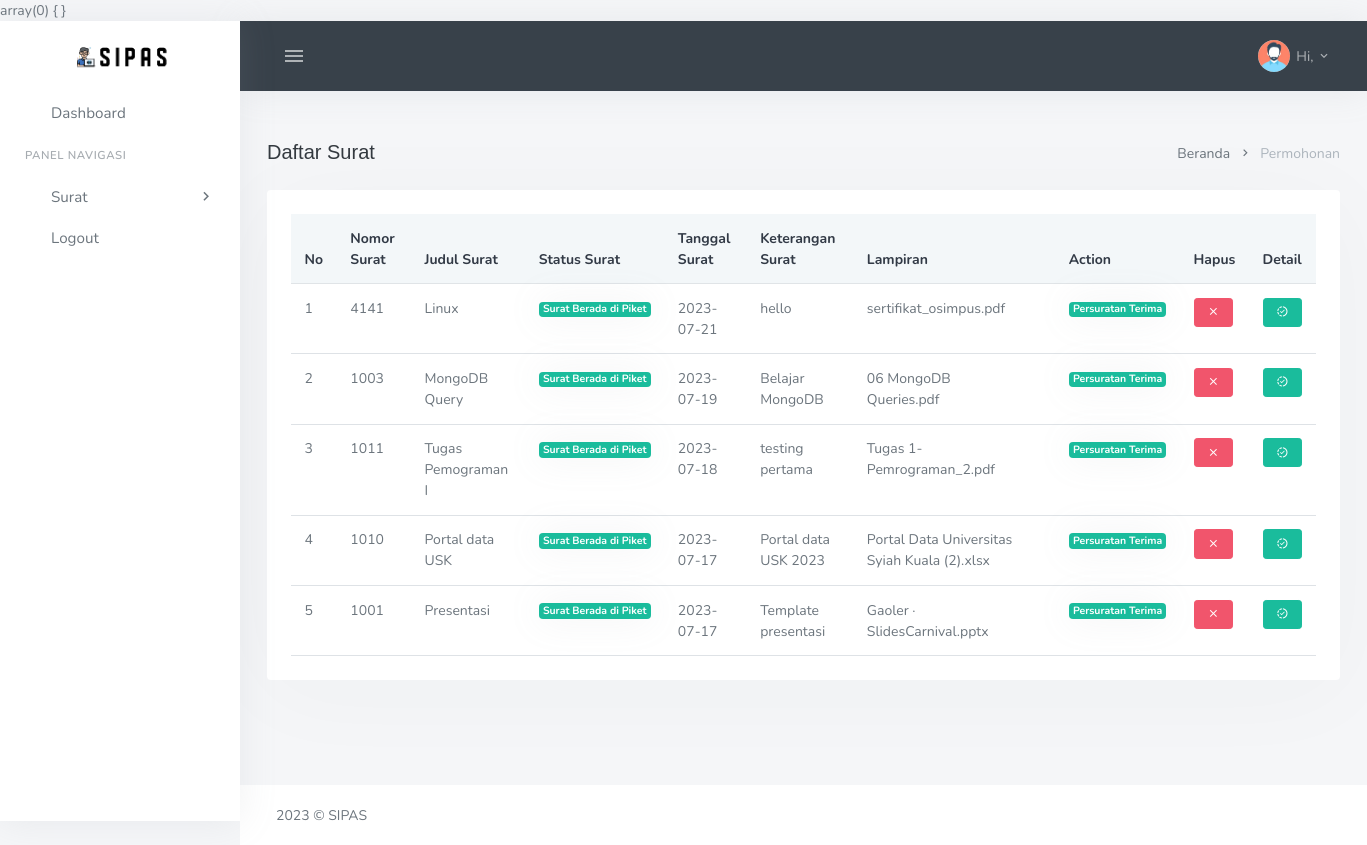
Page /index.php/permohonan on the committed database.
### tables this page shows
CREATE TABLE `tb_surat` (
  `id_surat` varchar(50) NOT NULL,
  `nomor_surat` varchar(255) NOT NULL,
  `judul_surat` varchar(255) NOT NULL,
  `tanggal_surat` date NOT NULL,
  `keterangan_surat` text NOT NULL,
  `lampiran` blob NOT NULL
);

### application/views/index.php (called while the page is built)
<?php
$this->load->view('partials/header');
$this->load->view('partials/sidebar');
$this->load->view('partials/head');
$this->load->view($page);
$this->load->view('partials/footer');
?>

### application/controllers/Permohonan.php (called while the page is built, shortened)
<?php
class Permohonan extends CI_Controller {
    public function __construct()
    {
        $this->load->library('form_validation');
        $this->load->library('session');
        $this->load->model('Insert_model', 'ins');
        $this->load->model('Update_model', 'upd');
        $this->load->model('View_model', 'view');
    }
    public function index() {
        $data = array(
            'title' => 'Daftar Surat',
            'titlePage' => 'Daftar Surat',
            'page' => 'page/piket/List_berkas'
        );
        $data['surat'] = $this->ins->get_surat_status();
        $this->load->view('index', $data);
    }
}
?>

### index.php (called while the page is built, shortened)
<?php
require_once BASEPATH.'core/CodeIgniter.php';

### application/models/Insert_model.php (called while the page is built, shortened)
<?php
class Insert_model extends CI_Model
{
    function get_surat_status() {
        $this->db->select('*');
        $this->db->join('tb_status', 'tb_status.surat_id = tb_surat.id_surat');
        $this->db->order_by('tb_status.tanggal_update', 'desc');
        $query = $this->db->get('tb_surat');
        return $query->result();
    }
}

### application/views/page/piket/List_berkas.php (the view, shortened to what this page needs)
<div class="content">
	<div class="container-fluid">
        <div class="row">
            <div class="col-12">
                <div class="page-title-box">
                    <div class="page-title-right">
                        <?php $this->load->view('partials/breadcrumb'); ?>
                    </div>
                    <h4 class="page-title"><?= $titlePage ?></h4>
                </div>
            </div>
        </div>
	<div class="row">
			<div class="col-lg-12">
				<div class="card">
					<div class="card-body">
						<div class="table-responsive">
							<table class="table mb-0">
								<thead class="table-light">
									<tr>
										<th>No</th>
										<th>Nomor Surat</th>
										<th>Judul Surat</th>
										<th>Status Surat</th>
										<th>Tanggal Surat</th>
										<th>Keterangan Surat</th>
										<th>Lampiran</th>
										<th></th>
                                        <th>Action</th>
										<th>Hapus</th>
										<th>Detail</th>
									</tr>
								</thead>
								<tbody>
									<?php $i = 1?>
									<?php foreach ($surat as $srt) { ?>
										<tr>
											<td><?= $i++; ?></td>
											<td><?= $srt->nomor_surat; ?></td>
											<td><?= $srt->judul_surat; ?></td>
											<?php
                                            if ($srt->piket == 1 && $srt->persuratan == 1 && $srt->pimpinan == 1 ) { ?>
                                                <td><span class="badge label-table bg-success">Surat Telah Sampai Di Pimpinan</span>
                                                    </td>
                                            <?php } elseif ($srt->piket == 1 && $srt->persuratan == 1 && $srt->pimpinan == 0 ) { ?>
                                                <td><span class="badge label-table bg-success">Surat Telah Sampai Di Persuratan</span>
                                                    </td>
                                            <?php } elseif ($srt->piket == 1 && $srt->persuratan == 0 && $srt->pimpinan == 0 ) { ?>
                                                <td><span class="badge label-table bg-success">Surat Berada di Piket</span>
                                                    </td>
                                            <?php } ?>
											<td><?= $srt->tanggal_surat; ?></td>
											<td><?= $srt->keterangan_surat; ?></td>
											<td><?= basename($srt->lampiran); ?></td>
											<td>
                                        <?php
                                            if ($srt->piket == 1 && $srt->persuratan == 1 && $srt->pimpinan == 1 ) { ?>
                                                <td><a class="badge label-table bg-success">Selesai</a></td>
                                            <?php }
                                            elseif ($srt->piket == 1 && $srt->persuratan == 1 && $srt->pimpinan == 0 ) { ?>
                                                <td><a href="<?= base_url('surat/accept_surat/2/').$srt->unique_tiket ?>" class="badge label-table bg-success">Pimpinan Terima</a>
                                                    </td>
                                            <?php }
                                            elseif ($srt->piket == 1 && $srt->persuratan == 0 && $srt->pimpinan == 0 ) { ?>
                                                <td><a href="<?= base_url('surat/accept_surat/1/').$srt->unique_tiket ?>" class="badge label-table bg-success">Persuratan Terima</a>
                                                    </td>
                                            <?php } ?>
                                        </td>
										<td>
											<a href="<?= base_url('del_surat/' . $srt->id_surat); ?>" class="btn btn-danger btn-sm waves-effect waves-light hapus-berkas">
												<i class="mdi mdi-close"></i>
											</a>
										</td>
											<td><a href="<?= base_url('track_surat') ?>"><button type="button" class="btn btn-success btn-sm waves-effect waves-light"><i class="mdi mdi-progress-check"></i></button></td></a>
										</tr>
									<?php } ?>
								</tbody>
							</table>
						</div>
					</div>
				</div>
			</div>
		</div>
	</div>
</div>

### application/views/partials/header.php (shortened to what this page needs)
<!DOCTYPE html>
<html lang="en" data-topbar-color="dark">
<head>
	<link href="<?= base_url('public/') ?>libs/jquery-toast-plugin/jquery.toast.min.css" rel="stylesheet"
		type="text/css" />
	<link href="<?= base_url('public/') ?>css/bootstrap.min.css" rel="stylesheet" type="text/css" id="app-style" />
	<link href="<?= base_url('public/') ?>css/app.min.css" rel="stylesheet" type="text/css" />
	<link href="<?= base_url('public/') ?>css/icons.min.css" rel="stylesheet" type="text/css" />
	<link href="<?= base_url('public/') ?>libs/sweetalert2/sweetalert2.min.css" rel="stylesheet" type="text/css" />
</head>
<body>
<?php var_dump($this->session->userdata());?>
	<div id="wrapper">

### application/views/partials/sidebar.php (shortened to what this page needs)
<div class="app-menu">
	<div class="logo-box">
		<a href="index.html" class="logo-dark">
			<img src="<?= base_url('public/') ?>images/Artboard.png" alt="dark logo" class="logo-lg">
		</a>
	</div>
	<div class="scrollbar">
		<ul class="menu">
			<li class="menu-item">
				<a href="<?= base_url() ?>" class="menu-link">
					<span class="menu-icon"><i class="fe-home"></i></span>
					<span class="menu-text"> Dashboard </span>
				</a>
			</li>
			<li class="menu-title">Panel Navigasi</li>
			<li class="menu-item">
				<a href="#menuSurat" data-bs-toggle="collapse" class="menu-link">
					<span class="menu-text"> Surat </span>
					<span class="menu-arrow"></span>
				</a>
			</li>
			<li class="menu-item">
				<a href="<?= base_url('logout')?>" class="menu-link">
					<span class="menu-icon"><i class="fe-log-out"></i></span>
					<span class="menu-text"> Logout </span>
				</a>
			</li>
		</ul>
	</div>
</div>

### application/views/partials/head.php (shortened to what this page needs)
<div class="content-page">
    <div class="navbar-custom">
        <div class="topbar">
            <div class="topbar-menu d-flex align-items-center gap-1">
                <button class="button-toggle-menu">
                    <i class="mdi mdi-menu"></i>
                </button>
            </div>
            <ul class="topbar-menu d-flex align-items-center">
                <?php $this->load->view('partials/notification'); ?>
                <?php $this->load->view('partials/users'); ?>
            </ul>
        </div>
    </div>
    <div class="row">
    </div>

### application/views/partials/notification.php (shortened to what this page needs)
<li class="dropdown notification-list">
    <a class="nav-link dropdown-toggle waves-effect waves-light arrow-none" data-bs-toggle="dropdown" href="#" role="button" aria-haspopup="false" aria-expanded="false">
        <i class="fe-bell font-22"></i>
    </a>
</li>

### application/views/partials/users.php (shortened to what this page needs)
<li class="dropdown">
    <a class="nav-link dropdown-toggle nav-user me-0 waves-effect waves-light" data-bs-toggle="dropdown" href="#" role="button" aria-haspopup="false" aria-expanded="false">
        <img src="<?= base_url('public/') ?>images/users/man.jpg" alt="user-image" class="rounded-circle">
        <span class="ms-1 d-none d-md-inline-block">Hi,
        <?= ucfirst($this->session->userdata('username')); ?> <i class="mdi mdi-chevron-down"></i>
        </span>
    </a>
</li>

### application/views/partials/breadcrumb.php
<?php
    if ($this->uri->segment(1) != NULL) {?>
<ol class="breadcrumb m-0">
	<li class="breadcrumb-item"><a href="<?= base_url() ?>">Beranda</a></li>
	<li class="breadcrumb-item active"><?= ucwords($this->uri->segment(1)) ?></li>
</ol>
<?php } ?>

### application/views/partials/footer.php (shortened to what this page needs)
<footer class="footer">
	<div class="container-fluid">
		<div class="row">
			<div class="col-md-6">
				<div>
					 © SIPAS
				</div>
			</div>
		</div>
	</div>
</footer>
</div>
</div>
</body>
</html>

### rows in the picture
tb_surat: nomor_surat "4141", judul_surat "Linux", tanggal_surat "2023-07-21", keterangan_surat "hello", lampiran "sertifikat_osimpus.pdf"
tb_surat: nomor_surat "1003", judul_surat "MongoDB Query", tanggal_surat "2023-07-19", keterangan_surat "Belajar MongoDB", lampiran "06 MongoDB Queries.pdf"
tb_surat: nomor_surat "1011", judul_surat "Tugas Pemograman I", tanggal_surat "2023-07-18", keterangan_surat "testing pertama", lampiran "Tugas 1-Pemrograman_2.pdf"
tb_surat: nomor_surat "1010", judul_surat "Portal data USK", tanggal_surat "2023-07-17", keterangan_surat "Portal data USK 2023", lampiran "Portal Data Universitas Syiah Kuala (2).xlsx"
tb_surat: nomor_surat "1001", judul_surat "Presentasi", tanggal_surat "2023-07-17", keterangan_surat "Template presentasi", lampiran "Gaoler · SlidesCarnival.pptx"

### other values in the picture
$this->uri->segment(1) "Permohonan"
$titlePage "Daftar Surat"
